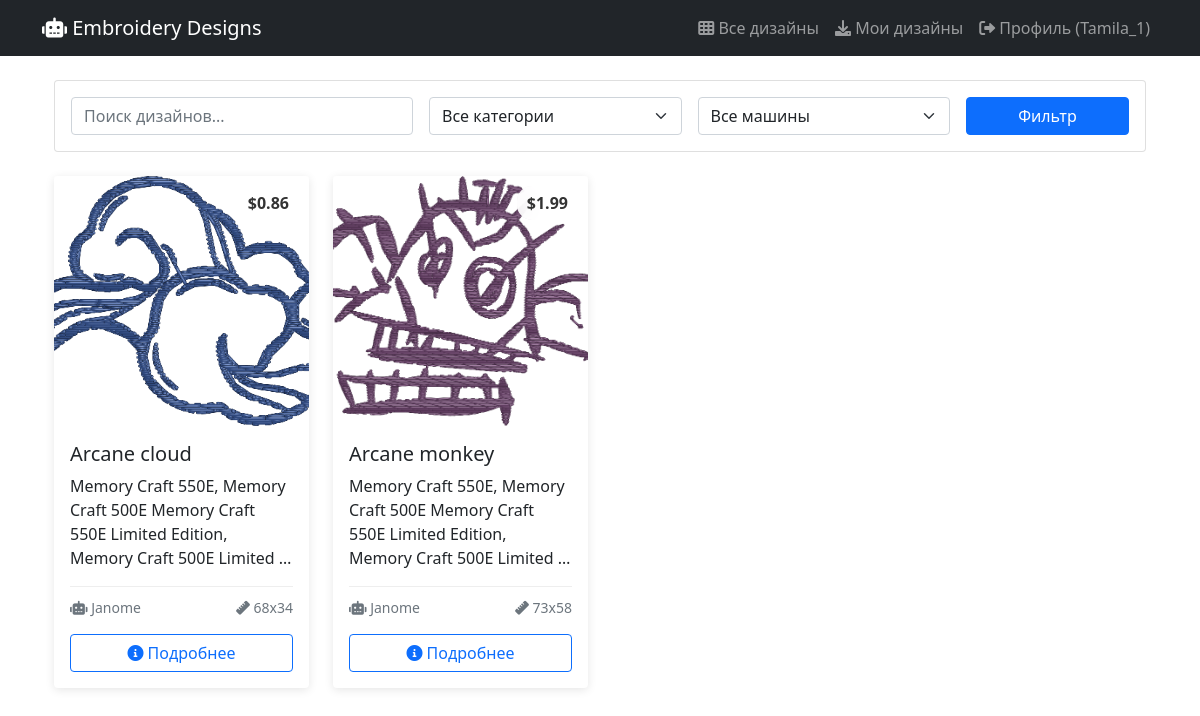
Screenshot of / (signed in) with the database file from the repository.
### designs/models.py (models this page shows, shortened)
class Design(models.Model):
    MACHINE_CHOICES = [
        ('janome', 'Janome'),
        ('brother', 'Brother'),
        ('both', 'Both'),
    ]
    title = models.CharField(max_length=200)
    description = models.TextField()
    price = models.DecimalField(max_digits=10, decimal_places=2)
    category = models.ForeignKey(Category, on_delete=models.CASCADE)
    machine_type = models.CharField(max_length=10, choices=MACHINE_CHOICES)
    design_width = models.IntegerField(help_text="Ширина дизайна в мм", default=100)
    design_height = models.IntegerField(help_text="Высота дизайна в мм", default=100)
    stitch_count = models.IntegerField(
        default=0,
        help_text="Общее количество стежков в дизайне"
    )
    design_size = models.CharField(
        max_length=100,
        help_text="Размер дизайна в мм (например: 100x100)",
        blank=True,
        default="100x100"
    )
    compatible_hoops = models.ManyToManyField(
        HoopSize,
        blank=True,
        verbose_name="Совместимые пяльца",
        help_text="Выберите пяльца, для которых подходит этот дизайн"
    )
    image_preview = models.ImageField(upload_to='designs/previews/')
    plus_storage = PlusFriendlyStorage()
    design_file = models.FileField(
        upload_to=upload_to_original,
        storage=plus_storage,
        validators=[validate_embroidery_file]
    )
    created_at = models.DateTimeField(auto_now_add=True)
    updated_at = models.DateTimeField(auto_now=True)
    is_active = models.BooleanField(default=True)
    class Meta:
        ordering = ['-created_at']

### designs/views.py (the view)
# urls.py: path('', views.design_list, name='design_list'),
def design_list(request):
    category_id = request.GET.get('category')
    machine_type = request.GET.get('machine_type')
    search_query = request.GET.get('search')
    page = request.GET.get('page', 1)
    designs = Design.objects.filter(is_active=True)
    if category_id:
        designs = designs.filter(category_id=category_id)
    if machine_type and machine_type != 'both':
        designs = designs.filter(machine_type__in=[machine_type, 'both'])
    if search_query:
        designs = designs.filter(
            Q(title__icontains=search_query) |
            Q(description__icontains=search_query)
        )
    categories = Category.objects.all()
    paginator = Paginator(designs, 12)
    designs_page = paginator.get_page(page)
    context = {
        'designs': designs_page,
        'categories': categories,
    }
    return render(request, 'designs/all_items.html', context)

### designs/templates/designs/all_items.html (shortened to what this page needs)
{% extends 'base.html' %}
{% block content %}
<div class="container-fluid">
    <div class="row mb-4">
        <div class="col-12">
            <div class="card">
                <div class="card-body">
                    <form method="get" class="row g-3">
                        <div class="col-md-4">
                            <input type="text" name="search" class="form-control" placeholder="Поиск дизайнов..." value="{{ request.GET.search }}">
                        </div>
                        <div class="col-md-3">
                            <select name="category" class="form-select">
                                <option value="">Все категории</option>
                            </select>
                        </div>
                        <div class="col-md-3">
                            <select name="machine_type" class="form-select">
                                <option value="">Все машины</option>
                            </select>
                        </div>
                        <div class="col-md-2">
                            <button type="submit" class="btn btn-primary w-100">Фильтр</button>
                        </div>
                    </form>
                </div>
            </div>
        </div>
    </div>
    <div class="row">
        {% for design in designs %}
        <div class="col-xl-3 col-lg-4 col-md-6 col-sm-6 mb-4">
            <div class="card h-100 design-card">
                <div class="design-image-container">
                    <img src="{{ design.image_preview.url }}" class="card-img-top design-image" alt="{{ design.title }}">
                    <div class="design-price-badge">
                        ${{ design.price }}
                    </div>
                </div>
                <div class="card-body d-flex flex-column">
                    <h5 class="card-title">{{ design.title }}</h5>
                    <p class="card-text flex-grow-1">{{ design.description|truncatewords:15 }}</p>
                    <div class="design-specs mt-auto">
                        <div class="row small text-muted">
                            <div class="col-6">
                                <i class="fas fa-robot"></i>
                                {{ design.get_machine_type_display }}
                            </div>
                            <div class="col-6 text-end">
                                <i class="fas fa-ruler"></i>
                                {{ design.design_size }}
                            </div>
                        </div>
                    </div>
                    <div class="mt-3">
                        <a href="{% url 'item_info' design.id %}" class="btn btn-outline-primary w-100">
                            <i class="fas fa-info-circle"></i> Подробнее
                        </a>
                    </div>
                </div>
            </div>
        </div>
        {% endfor %}
    </div>
</div>
{% endblock %}

### templates/base.html (shortened to what this page needs)
{% load static %}
<!DOCTYPE html>
<html>
<head>
    <link href="https://cdn.jsdelivr.net/npm/bootstrap@5.1.3/dist/css/bootstrap.min.css" rel="stylesheet">
    <link href="https://cdnjs.cloudflare.com/ajax/libs/font-awesome/6.0.0/css/all.min.css" rel="stylesheet">
    <link href="{% static 'css/rating.css' %}" rel="stylesheet">
</head>
<body>
    <nav class="navbar navbar-expand-lg navbar-dark bg-dark">
        <div class="container">
            <a class="navbar-brand" href="{% url 'design_list' %}">
                <i class="fas fa-robot"></i> Embroidery Designs
            </a>
            <div class="navbar-nav ms-auto">
                <a class="nav-link" href="{% url 'design_list' %}">
                    <i class="fas fa-th"></i> Все дизайны
                </a>
                {% if user.is_authenticated %}
                    <a class="nav-link" href="{% url 'my_designs' %}">
                        <i class="fas fa-download"></i> Мои дизайны
                    </a>
                        <form method="post" action="{% url 'profile' %}" class="d-inline">
                            <button type="submit" class="btn btn-link nav-link" style="border: none; background: none;">
                                <i class="fas fa-sign-out-alt"></i> Профиль ({{ user.username }})
                            </button>
                        </form>
                {% endif %}
            </div>
        </div>
    </nav>
    <div class="container mt-4">
        {% block content %}
        {% endblock %}
    </div>
</body>
</html>

### designs/templates/designs/all_items.html (style rules this page uses)
.design-card { transition: transform 0.2s, box-shadow 0.2s; border: none; box-shadow: 0 2px 10px rgba(0,0,0,0.1); }
.design-image-container { position: relative; overflow: hidden; height: 250px; }
.design-image { width: 100%; height: 100%; object-fit: cover; transition: transform 0.3s; }
.design-price-badge { position: absolute; top: 10px; right: 10px; background: rgba(255,255,255,0.9); padding: 5px 10px; border-radius: 15px; font-weight: bold; color: #333; backdrop-filter: blur(10px); }
.design-specs { border-top: 1px solid #eee; padding-top: 10px; }

### rows the page displays
Design: image_preview (picture), price "0.86", title "Arcane cloud", description "Memory Craft 550E, Memory Craft 500E Memory Craft 550E Limited Edition, Memory Craft 500E Limited …", machine_type "Janome", design_size "68x34"
Design: image_preview (picture), price "1.99", title "Arcane monkey", description "Memory Craft 550E, Memory Craft 500E Memory Craft 550E Limited Edition, Memory Craft 500E Limited …", machine_type "Janome", design_size "73x58"

### other values shown
{{ user.username }} "Tamila_1"
